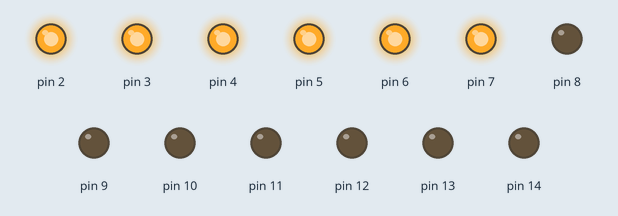
Simulated run of this sketch. Board: Arduino Mega 2560, built with avr-gcc and run on an emulated ATmega2560. Parts: output pins drawn as LEDs (lit = HIGH).

Above: at 0.07 s.
At 0.97 s:
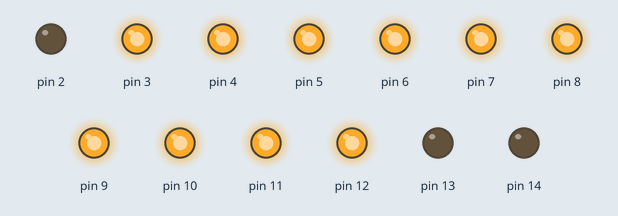
At 1.87 s:
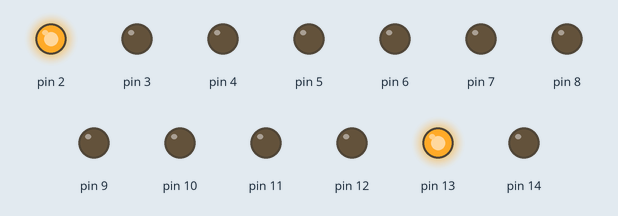
At 3.67 s:
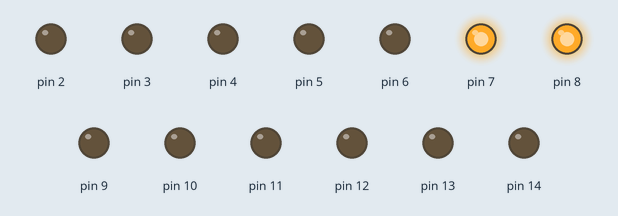
At 7.5 s:
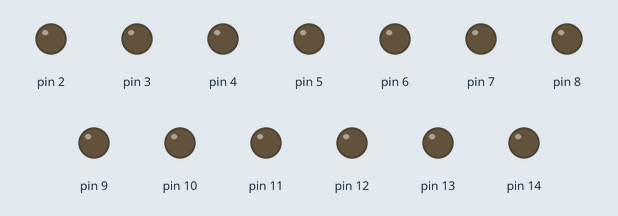
At 10.42 s:
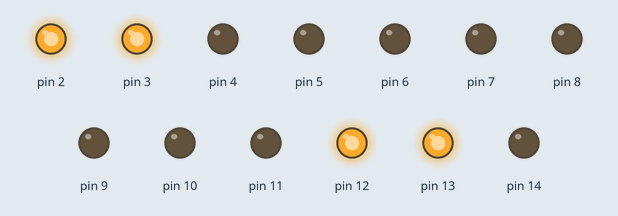
Timing chart, 0 to 10.7 s (numbered marks = the images above):
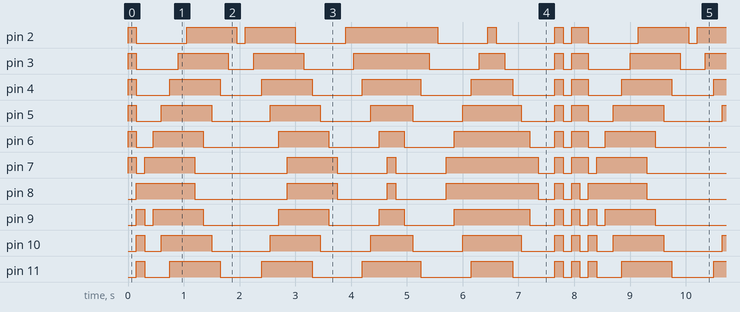

The sketch:

sirena1.ino
```cpp
/*
  Proyecto: Sirena de bombero.
  Archivo: "sirena1.ino" (Arduino) - "sirena1_simulacion.sim1" (SimulIDE).
  Autor: Tomás Gatica.
  Descripción: Sirena de un camión de bomberos real (sin sonido, solo LEDs), si se quiere modificar la velocidad en la que la sirena cambia, modificar el valor de la linea 17.
  Requerimientos: Arduino mega o mega2560, 12 LEDs, 12 resistencias (220 Ohms).
  Versión: 1.0.0
*/

void setup() {
  for (int i = 2; i <= 14; i++) {  // Activa los pines del 2 al 14.
    pinMode(i, OUTPUT);            // Configura "leds" como salida.
  }
}

void off() {   // Crea una función con el nombre "off".
  delay(150);  // Hace esperar 150ms para seguir.
}

//                                                                       //
// Sirena, prenden los 6 primeros, se apagan y se prenden los 6 ultimos  //
//                                                                       //

void simulacion() {                     // Crea una función con el nombre "simulacion".
  for (int led = 2; led <= 7; led++) {  // Activa los pines del 2 al 7.
    digitalWrite(led, HIGH);            // Encienden los LEDs.
  }
  off();                                // Llama a la función "off".
  for (int led = 2; led <= 7; led++) {  // Activa los pines del 2 al 7.
    digitalWrite(led, LOW);             // Apaga los pines.
  }
  for (int led2 = 8; led2 <= 14; led2++) {  // Activa los pines del 8 al 14.
    digitalWrite(led2, HIGH);               // Enciende los pines.
  }
  off();                                    // Llama a la función "off".
  for (int led2 = 8; led2 <= 14; led2++) {  // Activa los pines del 8 al 14.
    digitalWrite(led2, LOW);                // Apaga los pines.
  }
}

//                                                               //
// se prende adentro para fuera y se apaga de adentro para fuera //
//                                                               //

void simulacion2() {
  for (int led = 7, led2 = 8; led >= 2 && led2 <= 13; led--, led2++) {
    digitalWrite(led, HIGH);   // Enciende los leds declarados en "led".
    digitalWrite(led2, HIGH);  // Enciende los leds declarados en "led2".
    off();                     // Llama a la función "off".
  }
  for (int led = 7, led2 = 8; led >= 2 && led2 <= 13; led--, led2++) {
    digitalWrite(led, LOW);   // Apaga los LEDs declarados en "led".
    digitalWrite(led2, LOW);  // Apaga los LEDs declarados en "led2".
    off();                    // Llama a la función "off".
  }
}

//                                                            //
// se prende fuera para adentro y se apaga fuera para adentro //
//                                                            //

void simulacion3() {
  for (int led = 2, led2 = 13; led <= 7 && led2 >= 8; led++, led2--) {
    digitalWrite(led, HIGH);   // Enciende los LEDs declarados en "led".
    digitalWrite(led2, HIGH);  // Enciende los LEDs declarados en "led2".
    off();                     // Llama a la función "off".
  }
  for (int led = 2, led2 = 13; led <= 7 && led2 >= 8; led++, led2--) {
    digitalWrite(led, LOW);   // Apaga los LEDs declarados en "led".
    digitalWrite(led2, LOW);  // Apaga los LEDs declarados en "led2".
    off();                    // Llama a la función "off".
  }
}

//                                                            //
// se prende fuera para adentro y se apaga adentro para fuera //
//                                                            //

void simulacion4() {
  for (int led = 2, led2 = 13; led <= 7 && led2 >= 8; led++, led2--) {
    digitalWrite(led, HIGH);   // Enciende los LED declarados en "led".
    digitalWrite(led2, HIGH);  // Enciende los LEDs declarados en "led2".
    off();                     // Llama a la función "off".
  }
  for (int led = 7, led2 = 8; led >= 2 && led2 <= 13; led--, led2++) {
    digitalWrite(led, LOW);   // Apagalosl LED declarados en "led".
    digitalWrite(led2, LOW);  // Apaga los LEDs declarados en "led2".
    off();                    // Llama a la función "off".
  }
}

//                                                            //
// se prende adentro para fuera y se apaga fuera para adentro //
//                                                            //

void simulacion5() {
  for (int led = 7, led2 = 8; led >= 2 && led2 <= 13; led--, led2++) {
    digitalWrite(led, HIGH);   // Enciende los LED declarados en "led".
    digitalWrite(led2, HIGH);  // Enciende los LED declarados en "led2".
    off();                     // Llama a la función "off".
  }
  for (int led = 2, led2 = 13; led <= 7 && led2 >= 8; led++, led2--) {
    digitalWrite(led, LOW);   // Apagalosl LED declarados en "led".
    digitalWrite(led2, LOW);  // Apaga los LEDs declarados en "led2".
    off();                    // Llama a la función "off".
  }
}

//                                 //
// prenden y apagan todos los leds //
//                                 //

void end() {
  off();                                 // Llama a la función "off".
  for (int led = 2; led <= 14; led++) {  // Activa los pines del 8 al 14.
    digitalWrite(led, HIGH);             // Enciende los pines.
  }
  off();                                 // Llama a la función "off".
  for (int led = 2; led <= 14; led++) {  // Activa los pines del 8 al 14.
    digitalWrite(led, LOW);              // Apaga los pines.
  }
}

//                    //
// Funciónes en bucle //
//                    //

void loop() {  // Bucle llamando a todas las funciones escritas anteriormente
  simulacion();
  simulacion2();
  simulacion3();
  simulacion4();
  simulacion5();
  end();
  end();
}
```

Measured:
- by itself, pin 14: repeats every 8.1 s: LOW 7.4 s, 2 × (HIGH 0.15 s, LOW 0.15 s), HIGH 0.15 s
- by itself, pin 8: repeats every 8.1 s: LOW 1.7 s, HIGH 0.90 s, LOW 0.90 s, HIGH 0.15 s, LOW 0.90 s, HIGH 1.7 s, LOW 0.30 s, 2 × (HIGH 0.15 s, LOW 0.15 s), HIGH 1.1 s
- by itself, pin 2: repeats every 8.1 s: LOW 0.90 s, HIGH 0.90 s, LOW 0.15 s, HIGH 0.90 s, LOW 0.90 s, HIGH 1.7 s, LOW 0.90 s, HIGH 0.15 s, LOW 1.1 s, HIGH 0.15 s, LOW 0.15 s, HIGH 0.30 s
